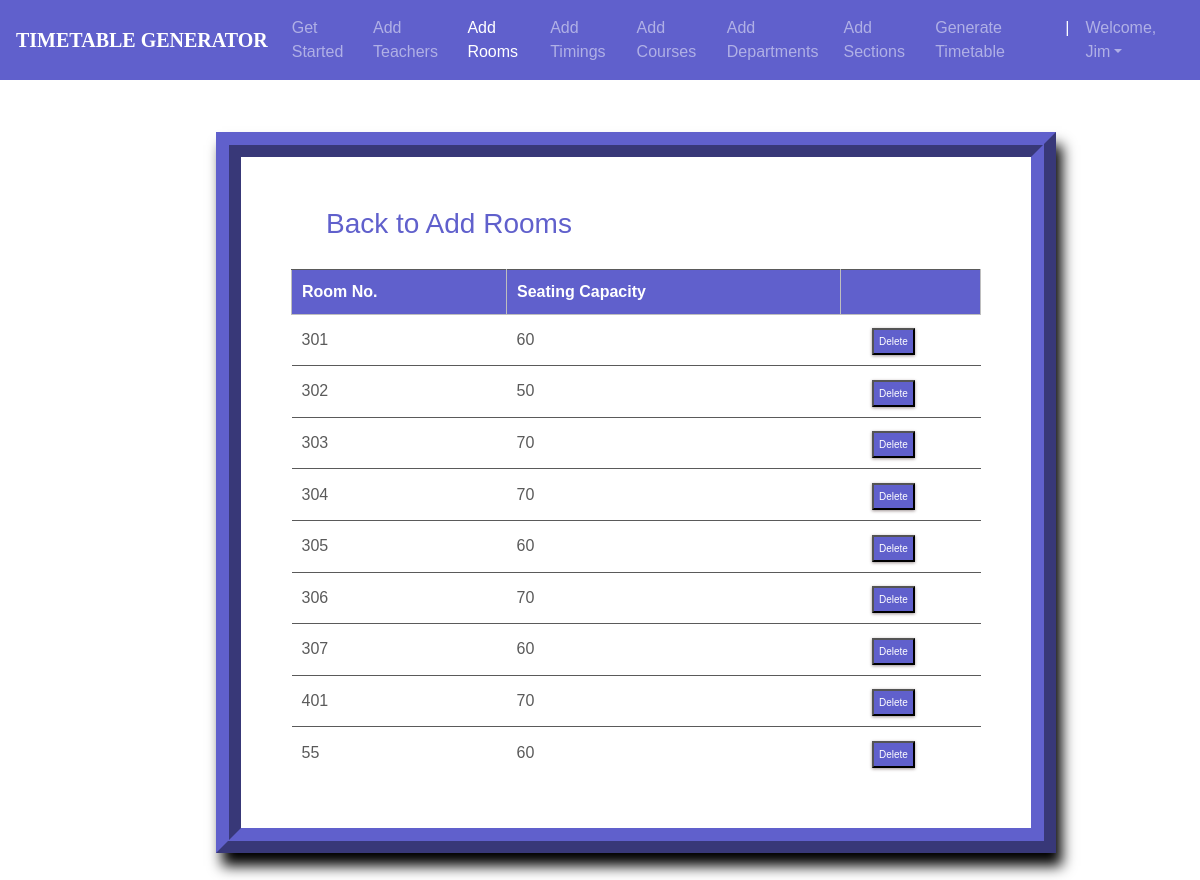
The page /rooms_list/ (signed in) on the database its author committed.
### ttgen/models.py (models this page shows, shortened)
class Room(models.Model):
    r_number = models.CharField(max_length=6)
    seating_capacity = models.IntegerField(default=0)

### ttgen/views.py (the view)
# urls.py: path('rooms_list/', views.room_list, name='editrooms'),
@login_required
def room_list(request):
    context = {
        'rooms': Room.objects.all()
    }
    return render(request, 'roomslist.html', context)

### templates/roomslist.html (shortened to what this page needs)
<!DOCTYPE html>
<html lang="en">
<head>
	<link rel="stylesheet" href="https://maxcdn.bootstrapcdn.com/bootstrap/4.0.0/css/bootstrap.min.css">
    <link rel="stylesheet" type="text/css" href="static/css/index.css">
</head>
<body>
        <header>
			<nav class="navbar navbar-expand-md navbar-dark fixed-top" style="background:#6060cc;">
                <a class="navbar-brand" href="#"><b>TIMETABLE GENERATOR</b></a>
                <div class="collapse navbar-collapse" id="navbarCollapse">
                    <ul class="navbar-nav ml-auto">
                    <li class="nav-item">
                        <a class="nav-link" href="{% url 'admindash' %}">Get Started</a>
                    </li>
                    <li class="nav-item">
                        <a class="nav-link" href="{% url 'addInstructors' %}">Add Teachers</a>
                    </li>
                    <li class="nav-item active">
                        <a class="nav-link" href="{% url 'addRooms' %}">Add Rooms</a>
                    </li>
                    <li class="nav-item">
		                <a class="nav-link" href="{% url 'addTimings' %}">Add Timings</a>
		            </li>
                    <li class="nav-item">
                        <a class="nav-link" href="{% url 'addCourses' %}">Add Courses</a>
                    </li>
                    <li class="nav-item">
			            <a class="nav-link" href="{% url 'addDepts' %}">Add Departments</a>
		            </li>
                    <li class="nav-item">
			            <a class="nav-link" href="{% url 'addSections' %}">Add Sections</a>
		            </li>
                    <li class="nav-item">
			            <a class="nav-link" href="{% url 'generate' %}">Generate Timetable</a>
		            </li>
                    <li class="nav-item active">
			            <a class="nav-link">|</a>
		            </li>
                    <li class="nav-item dropdown">
		                <a class="nav-link dropdown-toggle" href="#" id="dropdown03" data-toggle="dropdown" aria-haspopup="true" aria-expanded="false">Welcome, {{ user.first_name }}</a>
		            </li>
                    </ul>
                </div>
            </nav>
        </header>
        {% block content %}
        {% load static %}
        <br>
        <br>
<fieldset class="fieldset">
    <a href="{% url 'addRooms'%}"><h1 style="color:#6060cc;" class="tablink" onclick="openPage('new')" id="defaultOpen">Back to Add Rooms</h1></a>
    <div class="tabcontent" id="edit">
        <table class="table1">
            <thead>
            <tr class="table-headers">
            <th style="Background-color:#6060cc;">Room No.</th>
            <th style="Background-color:#6060cc;">Seating Capacity</th>
            <th  style="Background-color:#6060cc;" class="empty"></th>
            </tr>
            </thead>
            <tbody>
            {% for rm in rooms %}
            <tr>
             <td>{{rm.r_number}}</td>
             <td>{{rm.seating_capacity}}</td>
             <td class="empty">
                <form action="{% url 'deleteroom' rm.id %}" method="post">
                        <input type="submit" value="Delete" style="Background-color:#6060cc;" class="cross">
                </form>
             </td>
             </tr>
            {% endfor %}
            </tbody>
        </table>
    </div>
</fieldset>
{% endblock %}

### static/css/index.css (style rules this page uses)
body { padding-top: 3rem; padding-bottom: 3rem; color: #5a5a5a; font-family: 'Poppins', sans-serif; overflow-x: hidden; }
nav { font-family: sans-serif; }
.navbar-brand { font-size: 20px; font-family: Georgia, 'Times New Roman', Times, serif; }

### templates/roomslist.html (style rules this page uses)
nav { font-family: sans-serif; }
.navbar-brand { font-size: 20px; font-family: Georgia, 'Times New Roman', Times, serif; }
* { margin: 0; padding: 0; box-sizing: border-box; }
html { scroll-behavior: smooth; }
a { text-decoration:none; }
form { margin-top: 3%; margin-left: 18%; margin-right: 12%; }
fieldset h1 { color: #5a5a5a; padding-bottom: 20px; margin-left: 35px; display: inline-block; cursor: pointer; font-size: 28px; }
fieldset input { padding:8px; color: #938c8c }
.table2 td, th { border: 1px solid rgb(190,190,190); padding: 10px 20px; }
.table1 { width: 100%; border-collapse: collapse; text-align: left; overflow: hidden; }
.table1 td, th { border-top: 1px solid #5a5a5a; padding: 10px; }
.table1 th { background-color: #5a5a5a; color: #fff; }
.cross { font-size:10px; box-shadow: 0px 1px 3px 0px #9e9292; padding: 4px 5px; color: #fff; background-color: #5a5a5a; cursor: pointer; }
.fieldset { margin-top: 3%; margin-left: 18%; margin-right: 12%; padding: 50px; border-width: 25px; border-style: ridge; border-color: #6060cc; box-shadow: 6px 13px 13px 0px black; background-color: #fff; }

### rows shown on the page
Room: r_number "301", seating_capacity "60"
Room: r_number "302", seating_capacity "50"
Room: r_number "303", seating_capacity "70"
Room: r_number "304", seating_capacity "70"
Room: r_number "305", seating_capacity "60"
Room: r_number "306", seating_capacity "70"
Room: r_number "307", seating_capacity "60"
Room: r_number "401", seating_capacity "70"
Room: r_number "55", seating_capacity "60"

### other values the page prints
{{ user.first_name }} "Jim"
